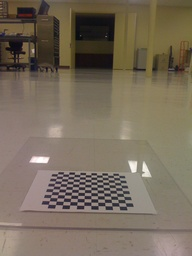
#> input picture Learning.OpenCV/birdseye/IMG_0214.jpg, 192 x 256 px, shrunk from 1200 x 1600 before the run
$ python HTLine.py ../../../../Learning.OpenCV/birdseye/IMG_0214.jpg   (Python 2 division)   (older library calls are emulated)
#> lines starting #> are read from the running program, lines starting #| are printed output that depends on the picture; after the words box and inside, x2 and y2 are one past the last pixel; in counts of white or black regions, pixels touching at a corner belong together
# -*- coding: utf-8 -*-
import sys
import numpy as np
import cv2
import math
import matplotlib.pyplot as plt
from mpl_toolkits.mplot3d import Axes3D
#霍夫极坐标变换：直线检测
def HTLine (image,stepTheta=1,stepRho=1):
    #宽、高
    rows,cols = image.shape
    #图像中可能出现的最大垂线的长度
    L =  round(math.sqrt(pow(rows-1,2.0)+pow(cols-1,2.0)))+1
    #初始化投票器
    numtheta = int(180.0/stepTheta)
    numRho = int(2*L/stepRho + 1)
    accumulator = np.zeros((numRho,numtheta),np.int32)
    #建立字典
    accuDict={}
    for k1 in xrange(numRho):
        for k2 in xrange(numtheta):
            accuDict[(k1,k2)]=[]
    #投票计数
    for y in xrange(rows):
        for x  in xrange(cols):
            if(image[y][x] == 255):#只对边缘点做霍夫变换
                for m in xrange(numtheta):
                    #对每一个角度，计算对应的 rho 值
                    rho = x*math.cos(stepTheta*m/180.0*math.pi)+y*math.sin(stepTheta*m/180.0*math.pi)
                    #计算投票哪一个区域
                    n = int(round(rho+L)/stepRho)
                    #投票加 1
                    accumulator[n,m] += 1
                    #记录该点
                    accuDict[(n,m)].append((x,y))
    return accumulator,accuDict
#主函数
if __name__ == "__main__":
    if len(sys.argv)>1:
        #输入图像
        I = cv2.imread(sys.argv[1],cv2.CV_LOAD_IMAGE_GRAYSCALE)
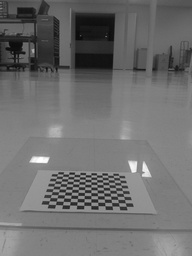
#> I: shape (256, 192); min 8, max 255, mean 109.9
    else:
        print "Usage: python HTPLine.py image"
    #canny 边缘检测
    edge = cv2.Canny(I,50,200)
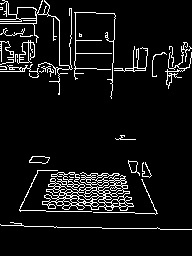
#> edge: shape (256, 192); 7.3% white in thin lines or dots, all inside (x1, y1, x2, y2) = (0, 0, 192, 230)
    #显示二值化边缘
    cv2.imshow("edge",edge)
    #霍夫直线检测
    accumulator,accuDict = HTLine(edge,1,1)
#> after the loop in HTLine, `for y in xrange(rows):`:
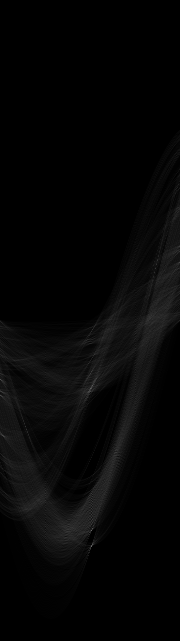
#> accumulator: shape (641, 180) int32; min 0, max 104, mean 5.6
#> accuDict = 115380 items
    #计数器的二维直方图方式显示
    rows,cols = accumulator.shape
#> rows = 641; cols = 180
    fig = plt.figure()
#> (the run stopped early here; a loop or call above may not have finished)

$ run again, on Learning.OpenCV/birdseye/IMG_0217.jpg
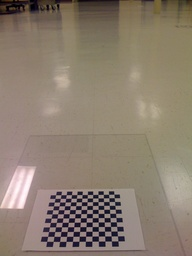
#> input picture Learning.OpenCV/birdseye/IMG_0217.jpg, 192 x 256 px, shrunk from 1200 x 1600 before the run
#> `edge = cv2.Canny(I,50,200)`:
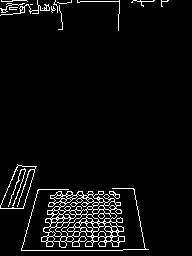
#> edge: shape (256, 192); 4.9% white in thin lines or dots, all inside (x1, y1, x2, y2) = (0, 0, 169, 251)
#> after the loop in HTLine, `for y in xrange(rows):`:
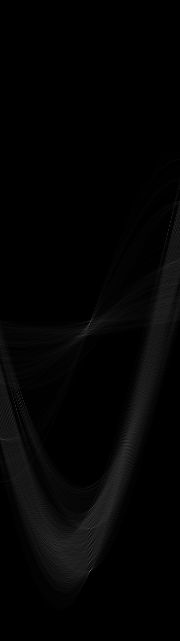
#> accumulator: shape (641, 180) int32; min 0, max 102, mean 3.8
#> accuDict = 115380 items

$ run again, on Learning.OpenCV/birdseye/IMG_0218.jpg
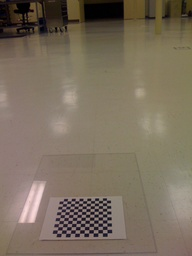
#> input picture Learning.OpenCV/birdseye/IMG_0218.jpg, 192 x 256 px, shrunk from 1200 x 1600 before the run
#> `edge = cv2.Canny(I,50,200)`:
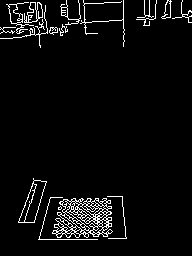
#> edge: shape (256, 192); 4.7% white in thin lines or dots
#> after the loop in HTLine, `for y in xrange(rows):`:
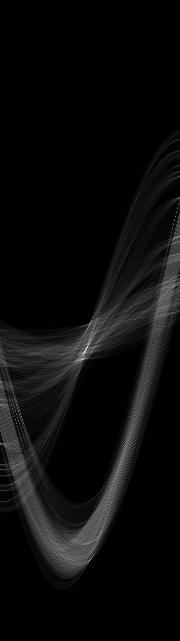
#> accumulator: shape (641, 180) int32; min 0, max 78, mean 3.6; drawn with min black and max white
#> accuDict = 115380 items
